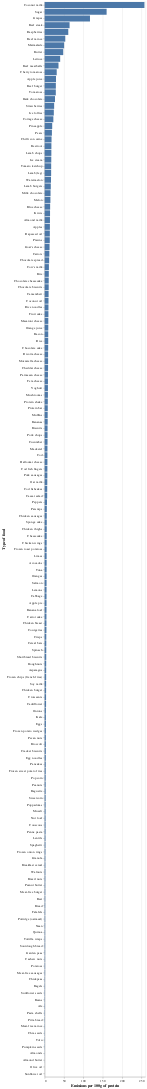

The notebook cell saved with this chart:
### Code cell
# plotting entity and their respective emissions per 100g protein
alt.Chart(df_protein).mark_bar().encode(
    y=alt.Y("entity").sort("-x").title("Type of food"),
    x=alt.X("emissions_100g_protein").title("Emissions per 100g of protein")
)

### Figure 1 — Vega-Lite specification as saved in the notebook (floating-point values rounded to 4 significant figures; data arrays with more than 128 entries replaced by an {"elided": "..."} marker saying what was removed)
{"config": {"view": {"continuousWidth": 300, "continuousHeight": 300}}, "data": {"name": "data-27ad42a0033f0509e25b037cc76e4157"}, "mark": {"type": "bar"}, "encoding": {"x": {"field": "emissions_100g_protein", "title": "Emissions per 100g of protein", "type": "quantitative"}, "y": {"field": "entity", "sort": "-x", "title": "Type of food", "type": "nominal"}}, "$schema": "https://vega.github.io/schema/vega-lite/v5.20.1.json", "datasets": {"data-27ad42a0033f0509e25b037cc76e4157": {"elided": "160 records"}}}
